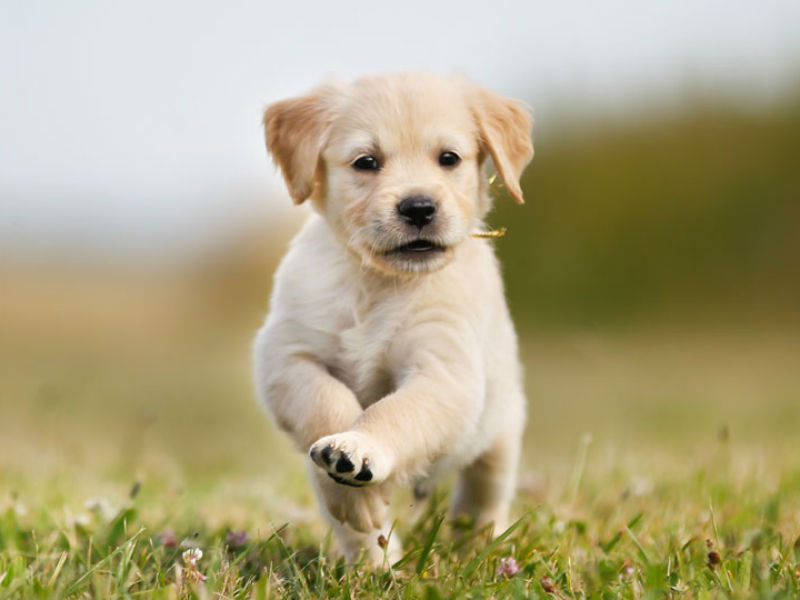
#> input picture assets/images/puppy-boundaries_header.jpg, 800 x 600 px
$ python matplotlibPractise.py
#> lines starting #> are read from the running program, lines starting #| are printed output that depends on the picture
import numpy as np
import cv2
from matplotlib import pyplot as plt

img = cv2.imread('assets/images/puppy-boundaries_header.jpg', 0)
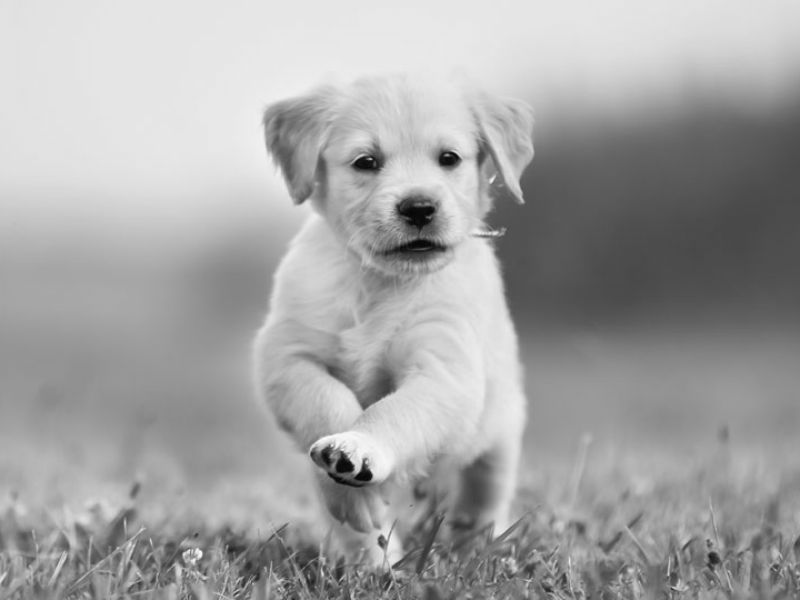
#> img: shape (600, 800); min 3, max 254, mean 163.9
plt.imshow(img, cmap = 'Accent', interpolation = 'bicubic')
plt.xticks([]), plt.yticks([])
plt.show()
